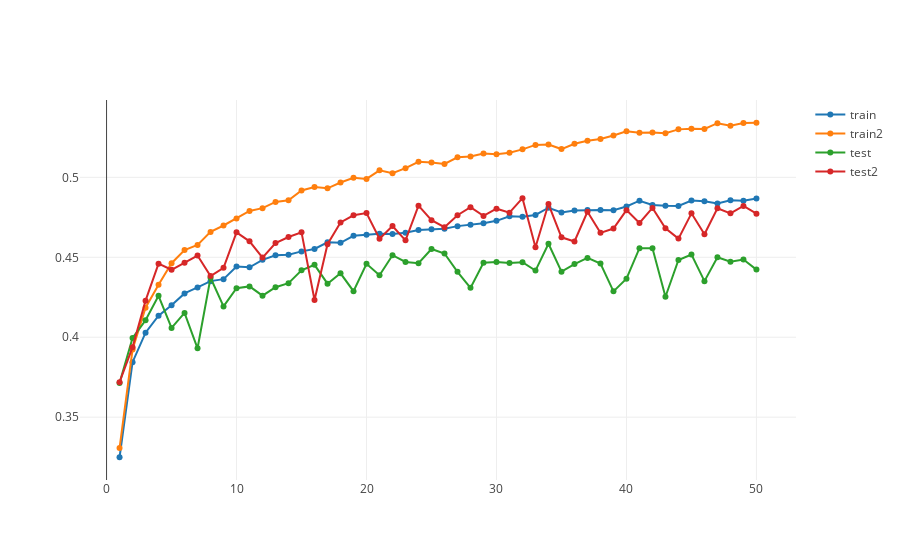

This figure's notebook cell:
### Markdown cell above
#### <a id='p1D2'/> งานที่ 1.D.2 พล็อตกราฟ 4 เส้นจากสองตัวแบบในผังเดียวกัน
ในกรณีนี้ เราอยากเทียบสมรรถนะของตัวแบบทั้งสองควบคู่กันไปทั้งในตอนฝึกและตอนทดสอบ ดังนั้นเราจะพล็อต train_acc_trace1, train_acc_trace2, test_acc_trace1, test_acc_trace2 ไว้ด้วยกันในผังเดียว

### Code cell
# [Your Work]
iplot([train_acc_trace1, train_acc_trace2, test_acc_trace1, test_acc_trace2])
